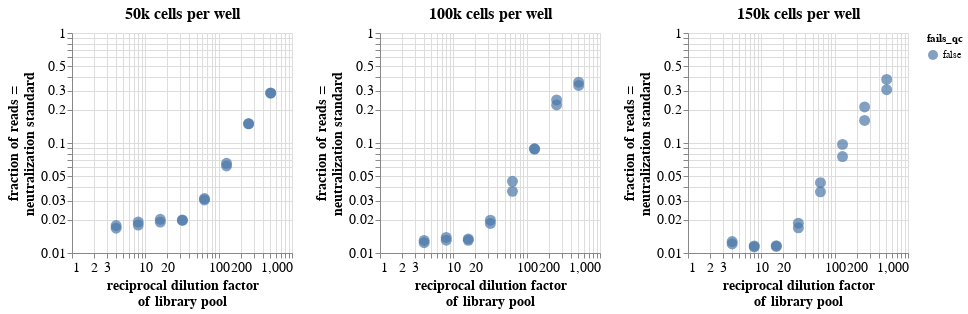

Notebook source saved alongside this figure:
### Code cell
width=220
height=220
pointSize=120

y_label = ['fraction of reads =', 'neutralization standard']
x_label = ['reciprocal dilution factor', 'of library pool']

# Scatterplot of the same data as above, plotted by dilution factor
scatter_50k = alt.Chart(neut_standard_fracs.query('cell_number == "50k"'), width=width, height=height,
                        ).mark_circle(size=pointSize).encode(
    alt.X('dilution_factor:Q', 
          scale=alt.Scale(type='log'),
          title=x_label),
    alt.Y('neut_standard_frac:Q', 
          scale=alt.Scale(type='log'),
          title=y_label),
    color='fails_qc',
    tooltip=['well', 'dilution_factor', 'neut_standard_frac', 'total_count']
).properties(
        # height=alt.Step(10),
        # width=250,
        title="50k cells per well",
    ).interactive()

scatter_75k = alt.Chart(neut_standard_fracs.query('cell_number == "75k"'), width=width, height=height,
                        ).mark_circle(size=pointSize).encode(
    alt.X('dilution_factor:Q', 
          scale=alt.Scale(type='log'),
          title=x_label),
    alt.Y('neut_standard_frac:Q', 
          scale=alt.Scale(type='log'),
          title=y_label),
    color='fails_qc',
    tooltip=['well', 'dilution_factor', 'neut_standard_frac', 'total_count']
).properties(
        # height=alt.Step(10),
        # width=250,
        title="75k cells per well",
    ).interactive()

scatter_100k = alt.Chart(neut_standard_fracs.query('cell_number == "100k"'), width=width, height=height,
                        ).mark_circle(size=pointSize).encode(
    alt.X('dilution_factor:Q', 
          scale=alt.Scale(type='log'),
          title=x_label),
    alt.Y('neut_standard_frac:Q', 
          scale=alt.Scale(type='log'),
          title=y_label),
    color='fails_qc',
    tooltip=['well', 'dilution_factor', 'neut_standard_frac', 'total_count']
).properties(
        # height=alt.Step(10),
        # width=250,
        title="100k cells per well",
    ).interactive()

scatter_150k = alt.Chart(neut_standard_fracs.query('cell_number == "150k"'), width=width, height=height,
                        ).mark_circle(size=pointSize).encode(
    alt.X('dilution_factor:Q', 
          scale=alt.Scale(type='log'),
          title=x_label),
    alt.Y('neut_standard_frac:Q', 
          scale=alt.Scale(type='log'),
          title=y_label),
    color='fails_qc',
    tooltip=['well', 'dilution_factor', 'neut_standard_frac', 'total_count']
).properties(
        # height=alt.Step(10),
        # width=200,
        title="150k cells per well",
    ).interactive()

# scatter_50k | scatter_75k | scatter_100k | scatter_150k
chart = (alt.concat(scatter_50k, scatter_100k, scatter_150k, columns = 3)
         .configure_title(fontSize=16)
         .configure_axis(grid=True, labelFontSize=14, titleFontSize=14)
        )

chart

### Figure 1 — Vega-Lite specification as saved in the notebook (floating-point values rounded to 4 significant figures)
{"config": {"view": {"continuousWidth": 300, "continuousHeight": 300}, "axis": {"grid": true, "labelFontSize": 14, "titleFontSize": 14}, "title": {"fontSize": 16}}, "concat": [{"data": {"name": "data-985ace54bd80e851990990306683aaa7"}, "mark": {"type": "circle", "size": 120}, "encoding": {"color": {"field": "fails_qc", "type": "nominal"}, "tooltip": [{"field": "well", "type": "nominal"}, {"field": "dilution_factor", "type": "quantitative"}, {"field": "neut_standard_frac", "type": "quantitative"}, {"field": "total_count", "type": "quantitative"}], "x": {"field": "dilution_factor", "scale": {"type": "log"}, "title": ["reciprocal dilution factor", "of library pool"], "type": "quantitative"}, "y": {"field": "neut_standard_frac", "scale": {"type": "log"}, "title": ["fraction of reads =", "neutralization standard"], "type": "quantitative"}}, "height": 220, "name": "view_70", "title": "50k cells per well", "width": 220}, {"data": {"name": "data-1693d6aa2784bbdc57ead215bdb54079"}, "mark": {"type": "circle", "size": 120}, "encoding": {"color": {"field": "fails_qc", "type": "nominal"}, "tooltip": [{"field": "well", "type": "nominal"}, {"field": "dilution_factor", "type": "quantitative"}, {"field": "neut_standard_frac", "type": "quantitative"}, {"field": "total_count", "type": "quantitative"}], "x": {"field": "dilution_factor", "scale": {"type": "log"}, "title": ["reciprocal dilution factor", "of library pool"], "type": "quantitative"}, "y": {"field": "neut_standard_frac", "scale": {"type": "log"}, "title": ["fraction of reads =", "neutralization standard"], "type": "quantitative"}}, "height": 220, "name": "view_71", "title": "100k cells per well", "width": 220}, {"data": {"name": "data-95e2f0f311d266edc173e1486bc2e02f"}, "mark": {"type": "circle", "size": 120}, "encoding": {"color": {"field": "fails_qc", "type": "nominal"}, "tooltip": [{"field": "well", "type": "nominal"}, {"field": "dilution_factor", "type": "quantitative"}, {"field": "neut_standard_frac", "type": "quantitative"}, {"field": "total_count", "type": "quantitative"}], "x": {"field": "dilution_factor", "scale": {"type": "log"}, "title": ["reciprocal dilution factor", "of library pool"], "type": "quantitative"}, "y": {"field": "neut_standard_frac", "scale": {"type": "log"}, "title": ["fraction of reads =", "neutralization standard"], "type": "quantitative"}}, "height": 220, "name": "view_72", "title": "150k cells per well", "width": 220}], "columns": 3, "params": [{"name": "param_94", "select": {"type": "interval", "encodings": ["x", "y"]}, "bind": "scales", "views": ["view_70"]}, {"name": "param_96", "select": {"type": "interval", "encodings": ["x", "y"]}, "bind": "scales", "views": ["view_71"]}, {"name": "param_97", "select": {"type": "interval", "encodings": ["x", "y"]}, "bind": "scales", "views": ["view_72"]}], "$schema": "https://vega.github.io/schema/vega-lite/v5.16.3.json", "datasets": {"data-985ace54bd80e851990990306683aaa7": [{"virus_library": "H3N2", "well": "A1", "sample_well": "A1-2023rePool_H3N2_50k-4-1 (A1)", "dilution_factor": 4, "total_count": 1635633, "neut_standard_count": 27495, "neut_standard_frac": 0.01681, "fails_qc": false, "cell_number": "50k"}, {"virus_library": "H3N2", "well": "A2", "sample_well": "A2-2023rePool_H3N2_50k-4-2 (A2)", "dilution_factor": 4, "total_count": 3150883, "neut_standard_count": 56018, "neut_standard_frac": 0.01778, "fails_qc": false, "cell_number": "50k"}, {"virus_library": "H3N2", "well": "B1", "sample_well": "B1-2023rePool_H3N2_50k-8-1 (B1)", "dilution_factor": 8, "total_count": 2806369, "neut_standard_count": 50370, "neut_standard_frac": 0.01795, "fails_qc": false, "cell_number": "50k"}, {"virus_library": "H3N2", "well": "B2", "sample_well": "B2-2023rePool_H3N2_50k-8-2 (B2)", "dilution_factor": 8, "total_count": 2807764, "neut_standard_count": 53646, "neut_standard_frac": 0.01911, "fails_qc": false, "cell_number": "50k"}, {"virus_library": "H3N2", "well": "C1", "sample_well": "C1-2023rePool_H3N2_50k-16-1 (C1)", "dilution_factor": 16, "total_count": 2844985, "neut_standard_count": 57604, "neut_standard_frac": 0.02025, "fails_qc": false, "cell_number": "50k"}, {"virus_library": "H3N2", "well": "C2", "sample_well": "C2-2023rePool_H3N2_50k-16-2 (C2)", "dilution_factor": 16, "total_count": 3053515, "neut_standard_count": 58254, "neut_standard_frac": 0.01908, "fails_qc": false, "cell_number": "50k"}, {"virus_library": "H3N2", "well": "D1", "sample_well": "D1-2023rePool_H3N2_50k-32-1 (D1)", "dilution_factor": 32, "total_count": 2163630, "neut_standard_count": 43271, "neut_standard_frac": 0.02, "fails_qc": false, "cell_number": "50k"}, {"virus_library": "H3N2", "well": "D2", "sample_well": "D2-2023rePool_H3N2_50k-32-2 (D2)", "dilution_factor": 32, "total_count": 4147574, "neut_standard_count": 81896, "neut_standard_frac": 0.01975, "fails_qc": false, "cell_number": "50k"}, {"virus_library": "H3N2", "well": "E1", "sample_well": "E1-2023rePool_H3N2_50k-64-1 (E1)", "dilution_factor": 64, "total_count": 4366510, "neut_standard_count": 132556, "neut_standard_frac": 0.03036, "fails_qc": false, "cell_number": "50k"}, {"virus_library": "H3N2", "well": "E2", "sample_well": "E2-2023rePool_H3N2_50k-64-2 (E2)", "dilution_factor": 64, "total_count": 3623969, "neut_standard_count": 113287, "neut_standard_frac": 0.03126, "fails_qc": false, "cell_number": "50k"}, {"virus_library": "H3N2", "well": "F1", "sample_well": "F1-2023rePool_H3N2_50k-128-1 (F1)", "dilution_factor": 128, "total_count": 2488352, "neut_standard_count": 153769, "neut_standard_frac": 0.0618, "fails_qc": false, "cell_number": "50k"}, {"virus_library": "H3N2", "well": "F2", "sample_well": "F2-2023rePool_H3N2_50k-128-2 (F2)", "dilution_factor": 128, "total_count": 5433863, "neut_standard_count": 355047, "neut_standard_frac": 0.06534, "fails_qc": false, "cell_number": "50k"}, {"virus_library": "H3N2", "well": "G1", "sample_well": "G1-2023rePool_H3N2_50k-256-1 (G1)", "dilution_factor": 256, "total_count": 2550007, "neut_standard_count": 382390, "neut_standard_frac": 0.15, "fails_qc": false, "cell_number": "50k"}, {"virus_library": "H3N2", "well": "G2", "sample_well": "G2-2023rePool_H3N2_50k-256-2 (G2)", "dilution_factor": 256, "total_count": 2340242, "neut_standard_count": 349814, "neut_standard_frac": 0.1495, "fails_qc": false, "cell_number": "50k"}, {"virus_library": "H3N2", "well": "H1", "sample_well": "H1-2023rePool_H3N2_50k-512-1 (H1)", "dilution_factor": 512, "total_count": 2144914, "neut_standard_count": 608274, "neut_standard_frac": 0.2836, "fails_qc": false, "cell_number": "50k"}, {"virus_library": "H3N2", "well": "H2", "sample_well": "H2-2023rePool_H3N2_50k-512-2 (H2)", "dilution_factor": 512, "total_count": 2789681, "neut_standard_count": 796720, "neut_standard_frac": 0.2856, "fails_qc": false, "cell_number": "50k"}], "data-1693d6aa2784bbdc57ead215bdb54079": [{"virus_library": "H3N2", "well": "A5", "sample_well": "A5-2023rePool_H3N2_100k-4-1 (A5)", "dilution_factor": 4, "total_count": 1764034, "neut_standard_count": 22923, "neut_standard_frac": 0.01299, "fails_qc": false, "cell_number": "100k"}, {"virus_library": "H3N2", "well": "A6", "sample_well": "A6-2023rePool_H3N2_100k-4-2 (A6)", "dilution_factor": 4, "total_count": 2778073, "neut_standard_count": 34462, "neut_standard_frac": 0.01241, "fails_qc": false, "cell_number": "100k"}, {"virus_library": "H3N2", "well": "B5", "sample_well": "B5-2023rePool_H3N2_100k-8-1 (B5)", "dilution_factor": 8, "total_count": 2165338, "neut_standard_count": 30004, "neut_standard_frac": 0.01386, "fails_qc": false, "cell_number": "100k"}, {"virus_library": "H3N2", "well": "B6", "sample_well": "B6-2023rePool_H3N2_100k-8-2 (B6)", "dilution_factor": 8, "total_count": 6071394, "neut_standard_count": 79311, "neut_standard_frac": 0.01306, "fails_qc": false, "cell_number": "100k"}, {"virus_library": "H3N2", "well": "C5", "sample_well": "C5-2023rePool_H3N2_100k-16-1 (C5)", "dilution_factor": 16, "total_count": 3730011, "neut_standard_count": 50131, "neut_standard_frac": 0.01344, "fails_qc": false, "cell_number": "100k"}, {"virus_library": "H3N2", "well": "C6", "sample_well": "C6-2023rePool_H3N2_100k-16-2 (C6)", "dilution_factor": 16, "total_count": 4183996, "neut_standard_count": 54551, "neut_standard_frac": 0.01304, "fails_qc": false, "cell_number": "100k"}, {"virus_library": "H3N2", "well": "D5", "sample_well": "D5-2023rePool_H3N2_100k-32-1 (D5)", "dilution_factor": 32, "total_count": 4440013, "neut_standard_count": 88178, "neut_standard_frac": 0.01986, "fails_qc": false, "cell_number": "100k"}, {"virus_library": "H3N2", "well": "D6", "sample_well": "D6-2023rePool_H3N2_100k-32-2 (D6)", "dilution_factor": 32, "total_count": 2152869, "neut_standard_count": 39933, "neut_standard_frac": 0.01855, "fails_qc": false, "cell_number": "100k"}, {"virus_library": "H3N2", "well": "E5", "sample_well": "E5-2023rePool_H3N2_100k-64-1 (E5)", "dilution_factor": 64, "total_count": 1387216, "neut_standard_count": 62271, "neut_standard_frac": 0.04489, "fails_qc": false, "cell_number": "100k"}, {"virus_library": "H3N2", "well": "E6", "sample_well": "E6-2023rePool_H3N2_100k-64-2 (E6)", "dilution_factor": 64, "total_count": 3711073, "neut_standard_count": 134868, "neut_standard_frac": 0.03634, "fails_qc": false, "cell_number": "100k"}, {"virus_library": "H3N2", "well": "F5", "sample_well": "F5-2023rePool_H3N2_100k-128-1 (F5)", "dilution_factor": 128, "total_count": 2758911, "neut_standard_count": 242846, "neut_standard_frac": 0.08802, "fails_qc": false, "cell_number": "100k"}, {"virus_library": "H3N2", "well": "F6", "sample_well": "F6-2023rePool_H3N2_100k-128-2 (F6)", "dilution_factor": 128, "total_count": 2344512, "neut_standard_count": 207506, "neut_standard_frac": 0.08851, "fails_qc": false, "cell_number": "100k"}, {"virus_library": "H3N2", "well": "G5", "sample_well": "G5-2023rePool_H3N2_100k-256-1 (G5)", "dilution_factor": 256, "total_count": 3548442, "neut_standard_count": 873199, "neut_standard_frac": 0.2461, "fails_qc": false, "cell_number": "100k"}, {"virus_library": "H3N2", "well": "G6", "sample_well": "G6-2023rePool_H3N2_100k-256-2 (G6)", "dilution_factor": 256, "total_count": 2018792, "neut_standard_count": 447864, "neut_standard_frac": 0.2218, "fails_qc": false, "cell_number": "100k"}, {"virus_library": "H3N2", "well": "H5", "sample_well": "H5-2023rePool_H3N2_100k-512-1 (H5)", "dilution_factor": 512, "total_count": 2255021, "neut_standard_count": 752084, "neut_standard_frac": 0.3335, "fails_qc": false, "cell_number": "100k"}, {"virus_library": "H3N2", "well": "H6", "sample_well": "H6-2023rePool_H3N2_100k-512-2 (H6)", "dilution_factor": 512, "total_count": 1939385, "neut_standard_count": 693846, "neut_standard_frac": 0.3578, "fails_qc": false, "cell_number": "100k"}], "data-95e2f0f311d266edc173e1486bc2e02f": [{"virus_library": "H3N2", "well": "A7", "sample_well": "A7-2023rePool_H3N2_150k-4-1 (A7)", "dilution_factor": 4, "total_count": 1867012, "neut_standard_count": 22584, "neut_standard_frac": 0.0121, "fails_qc": false, "cell_number": "150k"}, {"virus_library": "H3N2", "well": "A8", "sample_well": "A8-2023rePool_H3N2_150k-4-2 (A8)", "dilution_factor": 4, "total_count": 1753875, "neut_standard_count": 22265, "neut_standard_frac": 0.01269, "fails_qc": false, "cell_number": "150k"}, {"virus_library": "H3N2", "well": "B7", "sample_well": "B7-2023rePool_H3N2_150k-8-1 (B7)", "dilution_factor": 8, "total_count": 5160498, "neut_standard_count": 59918, "neut_standard_frac": 0.01161, "fails_qc": false, "cell_number": "150k"}, {"virus_library": "H3N2", "well": "B8", "sample_well": "B8-2023rePool_H3N2_150k-8-2 (B8)", "dilution_factor": 8, "total_count": 4490519, "neut_standard_count": 50995, "neut_standard_frac": 0.01136, "fails_qc": false, "cell_number": "150k"}, {"virus_library": "H3N2", "well": "C7", "sample_well": "C7-2023rePool_H3N2_150k-16-1 (C7)", "dilution_factor": 16, "total_count": 2397603, "neut_standard_count": 27517, "neut_standard_frac": 0.01148, "fails_qc": false, "cell_number": "150k"}, {"virus_library": "H3N2", "well": "C8", "sample_well": "C8-2023rePool_H3N2_150k-16-2 (C8)", "dilution_factor": 16, "total_count": 1706889, "neut_standard_count": 19914, "neut_standard_frac": 0.01167, "fails_qc": false, "cell_number": "150k"}, {"virus_library": "H3N2", "well": "D7", "sample_well": "D7-2023rePool_H3N2_150k-32-1 (D7)", "dilution_factor": 32, "total_count": 2107591, "neut_standard_count": 39352, "neut_standard_frac": 0.01867, "fails_qc": false, "cell_number": "150k"}, {"virus_library": "H3N2", "well": "D8", "sample_well": "D8-2023rePool_H3N2_150k-32-2 (D8)", "dilution_factor": 32, "total_count": 2164747, "neut_standard_count": 36654, "neut_standard_frac": 0.01693, "fails_qc": false, "cell_number": "150k"}, {"virus_library": "H3N2", "well": "E7", "sample_well": "E7-2023rePool_H3N2_150k-64-1 (E7)", "dilution_factor": 64, "total_count": 829266, "neut_standard_count": 36165, "neut_standard_frac": 0.04361, "fails_qc": false, "cell_number": "150k"}, {"virus_library": "H3N2", "well": "E8", "sample_well": "E8-2023rePool_H3N2_150k-64-2 (E8)", "dilution_factor": 64, "total_count": 1664492, "neut_standard_count": 59976, "neut_standard_frac": 0.03603, "fails_qc": false, "cell_number": "150k"}, {"virus_library": "H3N2", "well": "F7", "sample_well": "F7-2023rePool_H3N2_150k-128-1 (F7)", "dilution_factor": 128, "total_count": 2161712, "neut_standard_count": 209942, "neut_standard_frac": 0.09712, "fails_qc": false, "cell_number": "150k"}, {"virus_library": "H3N2", "well": "F8", "sample_well": "F8-2023rePool_H3N2_150k-128-2 (F8)", "dilution_factor": 128, "total_count": 2614359, "neut_standard_count": 196863, "neut_standard_frac": 0.0753, "fails_qc": false, "cell_number": "150k"}, {"virus_library": "H3N2", "well": "G7", "sample_well": "G7-2023rePool_H3N2_150k-256-1 (G7)", "dilution_factor": 256, "total_count": 2158653, "neut_standard_count": 458930, "neut_standard_frac": 0.2126, "fails_qc": false, "cell_number": "150k"}, {"virus_library": "H3N2", "well": "G8", "sample_well": "G8-2023rePool_H3N2_150k-256-2 (G8)", "dilution_factor": 256, "total_count": 2279793, "neut_standard_count": 365593, "neut_standard_frac": 0.1604, "fails_qc": false, "cell_number": "150k"}, {"virus_library": "H3N2", "well": "H7", "sample_well": "H7-2023rePool_H3N2_150k-512-1 (H7)", "dilution_factor": 512, "total_count": 2086046, "neut_standard_count": 789560, "neut_standard_frac": 0.3785, "fails_qc": false, "cell_number": "150k"}, {"virus_library": "H3N2", "well": "H8", "sample_well": "H8-2023rePool_H3N2_150k-512-2 (H8)", "dilution_factor": 512, "total_count": 1630247, "neut_standard_count": 497730, "neut_standard_frac": 0.3053, "fails_qc": false, "cell_number": "150k"}]}}
